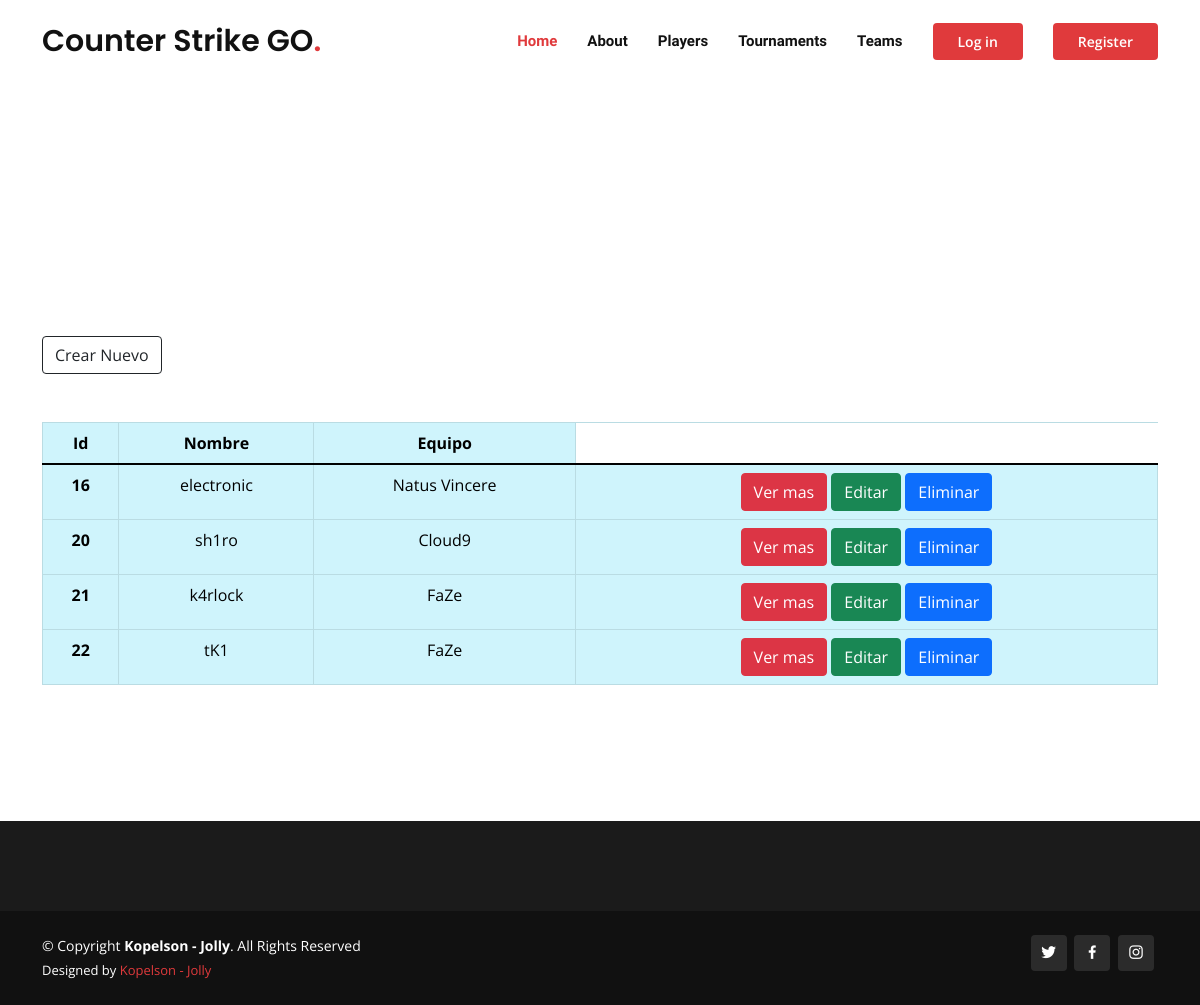
/players.html, run on the app's committed database.
### csgoapp/models.py (models this page shows)
class Players(models.Model):
    nombre = models.CharField(max_length=40)
    team = models.CharField(max_length=40)

### csgoapp/views.py (the view)
# urls.py: path('players.html', views.players),
def players(request):
    players = Players.objects.all()
    diccionario = {
        'players' : players
    }
    return render (request, "csgoapp/players.html", diccionario)

### csgoapp/templates/csgoapp/players.html
{% extends 'csgoapp/index.html' %}
{% load static %}
{% block content %}
<br>
<br>
<br>
<br>
<br>
<br>
<br>
<br>
<br>
<br>
<br>
<br>
<div class="container">
  <a href="alta_players.html" class="btn btn-outline-dark mt-5">Crear Nuevo</a>
  <table class="table table-bordered table-info mt-5 text-center">
  <thead>
      <tr>
      <th>Id</th>
      <th>Nombre</th>
      <th>Equipo</th>
      </tr>
  </thead>
  <tbody>
      {% for player in players %}
          <tr>
              <th>{{ player.id }}</th>
              <td>{{ player.nombre }}</td>
              <td>{{ player.team }}</td>
              <td>
                {% if user.is_authenticated %}
                  <a href="detalles_players_{{ player.id }}"class="btn btn-danger">Ver mas</a>
                  <a href="editar_player/{{player.id}}" class="btn btn-success">Editar</a>
                  <a href="eliminar_player_{{ player.id }}" class="btn btn-primary">Eliminar</a>
                {% else %}
                  <a class="btn btn-danger">Ver mas</a>
                  <a class="btn btn-success">Editar</a>
                  <a class="btn btn-primary">Eliminar</a>
                {% endif %}
              </td>
          </tr>
      {% endfor %}
  </tbody>
  </table>
</div>
<br>
<br>
<br>
<br>
<br>
{% endblock %}

### csgoapp/static/assets/css/style.css (style rules this page uses)
body { font-family: "Open Sans", sans-serif; color: #444444; }
a { color: #e03a3c; text-decoration: none; }

### data on the page
Players: id "16", nombre "electronic", team "Natus Vincere"
Players: id "20", nombre "sh1ro", team "Cloud9"
Players: id "21", nombre "k4rlock", team "FaZe"
Players: id "22", nombre "tK1", team "FaZe"
